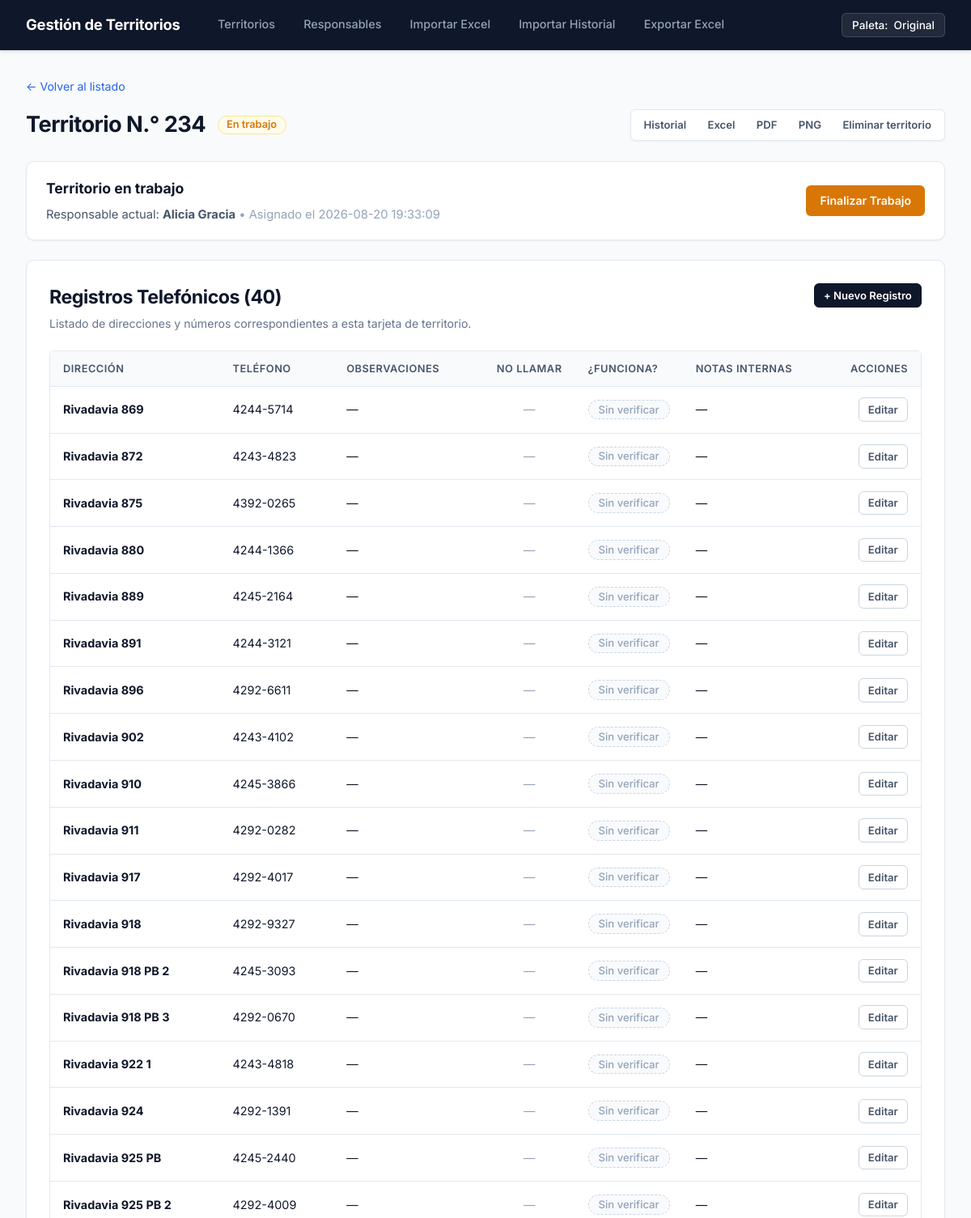
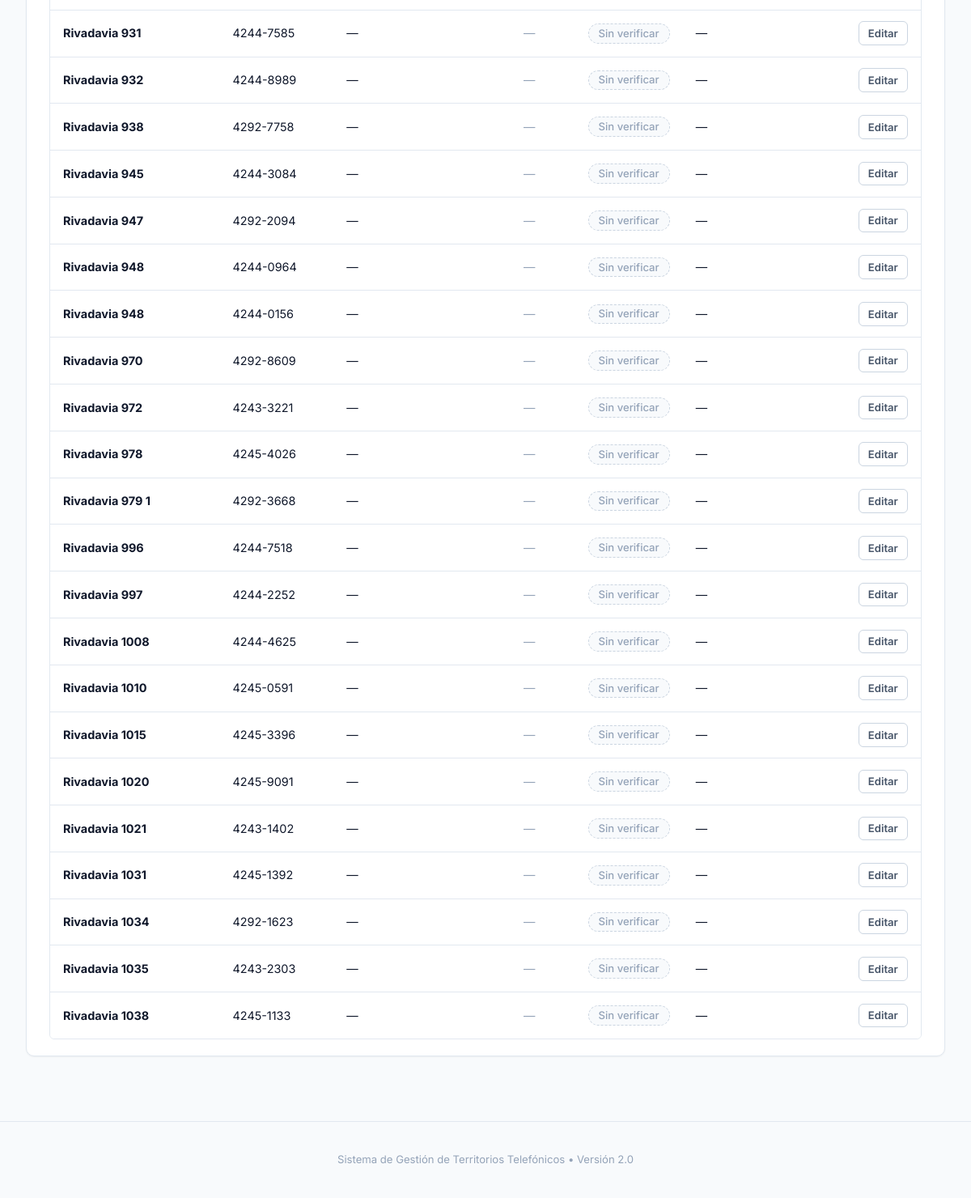
The app's page /territorio/100 with its own data (2 pictures, top to bottom).
### tables this page shows
CREATE TABLE territorios (
    id INTEGER PRIMARY KEY AUTOINCREMENT,
    numero TEXT NOT NULL UNIQUE,
    estado TEXT CHECK(estado IN ('Disponible', 'En trabajo')) DEFAULT 'Disponible'
);

CREATE TABLE responsables (
    id INTEGER PRIMARY KEY AUTOINCREMENT,
    nombre TEXT NOT NULL,
    activo INTEGER DEFAULT 1 -- 1: activo, 0: inactivo
, telefono TEXT DEFAULT NULL, email TEXT DEFAULT NULL, fecha_alta TEXT DEFAULT NULL);

CREATE TABLE asignaciones (
    id INTEGER PRIMARY KEY AUTOINCREMENT,
    territorio_id INTEGER NOT NULL,
    responsable_id INTEGER NOT NULL,
    fecha_asignado TEXT NOT NULL,      -- Formato ISO: YYYY-MM-DD HH:MM:SS
    fecha_finalizacion TEXT DEFAULT NULL,
    detalles TEXT,
    FOREIGN KEY (territorio_id) REFERENCES territorios(id),
    FOREIGN KEY (responsable_id) REFERENCES responsables(id)
);

CREATE TABLE registros (
    id INTEGER PRIMARY KEY AUTOINCREMENT,
    territorio_id INTEGER NOT NULL,
    direccion TEXT,
    telefono TEXT NOT NULL,
    observaciones TEXT,
    no_llamar INTEGER DEFAULT 0,  -- 0: False, 1: True
    funcionan INTEGER DEFAULT NULL, -- NULL: Vacío, 1: Sí, 0: No
    notas_internas TEXT,
    FOREIGN KEY (territorio_id) REFERENCES territorios(id) ON DELETE CASCADE,
    UNIQUE(territorio_id, direccion, telefono) -- Evita duplicados en importaciones
);

### routes/territorios.py (the view)
    @app.route("/territorio/<int:territorio_id>")
    def territorio_detalle(territorio_id):
        conn = get_connection()
        territorio = conn.execute(
            "SELECT * FROM territorios WHERE id = ?", (territorio_id,)
        ).fetchone()
        if territorio is None:
            conn.close()
            abort(404)
        registros = conn.execute(
            "SELECT * FROM registros WHERE territorio_id = ? ORDER BY id",
            (territorio_id,),
        ).fetchall()
        asignacion_activa = conn.execute(
            """
            SELECT a.*, r.nombre AS responsable_nombre
            FROM asignaciones a
            JOIN responsables r ON r.id = a.responsable_id
            WHERE a.territorio_id = ? AND a.fecha_finalizacion IS NULL
            """,
            (territorio_id,),
        ).fetchone()
        responsables = conn.execute(
            "SELECT * FROM responsables WHERE activo = 1 ORDER BY nombre"
        ).fetchall()
        conn.close()
        return render_template(
            "territorio.html",
            territorio=territorio,
            registros=registros,
            asignacion_activa=asignacion_activa,
            responsables=responsables,
        )

### app/db.py (called while the page is built)
def get_connection():
    connection = sqlite3.connect(DATABASE_PATH)
    connection.row_factory = sqlite3.Row
    connection.execute("PRAGMA foreign_keys = ON")
    return connection

### templates/territorio.html (shortened to what this page needs)
{% extends "base.html" %}
{% block content %}
<div class="header-detalle-territorio" data-territorio-numero="{{ territorio.numero }}">
    <div class="breadcrumb">
        <a href="{{ url_for('index') }}" class="btn-link">&larr; Volver al listado</a>
    </div>
    <div class="territorio-hero">
        <div class="hero-left">
            <h2 class="hero-title">Territorio N.° {{ territorio.numero }}</h2>
            <div class="hero-badge">
                <span
                    class="badge {{ 'badge-en-trabajo' if territorio.estado == 'En trabajo' else 'badge-disponible' }}">
                    {{ territorio.estado }}
                </span>
            </div>
        </div>
        <div class="hero-actions">
            <a href="{{ url_for('territorio_historial', territorio_id=territorio.id) }}"
                class="btn btn-outline btn-sm">Historial</a>
            <a href="{{ url_for('exportar_excel', territorio_id=territorio.id) }}"
                class="btn btn-outline btn-sm">Excel</a>
            <a href="{{ url_for('territorio_exportar_pdf', territorio_id=territorio.id) }}"
                class="btn btn-outline btn-sm">PDF</a>
            <a href="{{ url_for('territorio_exportar_png', territorio_id=territorio.id) }}"
                class="btn btn-outline btn-sm">PNG</a>
            <form method="post" action="{{ url_for('territorio_eliminar', territorio_id=territorio.id) }}"
                id="form-eliminar-territorio">
                <button type="button" class="btn btn-danger-subtle btn-sm" id="btn-abrir-eliminar-territorio">Eliminar
                    territorio</button>
            </form>
        </div>
    </div>
</div>
{% if territorio.estado == 'Disponible' %}
<div class="panel-accion">
    <h3>Asignar territorio</h3>
    {% if responsables|length == 0 %}
    <p class="text-muted">No hay responsables activos todavía. Podés agregarlos en la sección de Responsables.</p>
    {% else %}
    <form method="post" action="{{ url_for('territorio_asignar', territorio_id=territorio.id) }}" class="form-asignar">
        <div class="form-inline-group">
            <label for="responsable_id">Responsable:</label>
            <select name="responsable_id" id="responsable_id" class="form-control" required>
                <option value="" disabled selected>Seleccionar responsable...</option>
                {% for r in responsables %}
                <option value="{{ r.id }}">{{ r.nombre }}</option>
                {% endfor %}
            </select>
        </div>
        <div class="form-inline-group flex-grow">
            <input type="text" name="detalles" placeholder="Detalles o comentarios (opcional)" class="form-control">
        </div>
        <button type="submit" class="btn btn-primary">Asignar</button>
    </form>
    {% endif %}
</div>
{% elif territorio.estado == 'En trabajo' %}
<div class="panel-accion panel-en-trabajo">
    <div class="info-asignacion">
        <h3>Territorio en trabajo</h3>
        {% if asignacion_activa %}
        <p>
            Responsable actual: <strong>{{ asignacion_activa.responsable_nombre }}</strong>
            <span class="text-muted">&bull; Asignado el {{ asignacion_activa.fecha_asignado }}</span>
        </p>
        {% endif %}
    </div>
    <form method="post" action="{{ url_for('territorio_finalizar', territorio_id=territorio.id) }}"
        data-submit-action="confirmar-finalizar-territorio">
        <button type="submit" class="btn btn-warning">Finalizar Trabajo</button>
    </form>
</div>
{% endif %}
<section class="main-card" style="margin-top: 1.5rem;">
    <div class="main-card-header">
        <div class="header-titles">
            <h3 class="card-title">Registros Telefónicos ({{ registros|length }})</h3>
            <p class="card-subtitle">Listado de direcciones y números correspondientes a esta tarjeta de territorio.</p>
        </div>
        <div class="header-actions">
            <button type="button" class="btn btn-primary btn-sm" id="btn-abrir-nuevo-reg">
                + Nuevo Registro
            </button>
        </div>
    </div>
    {% if registros|length == 0 %}
    <div class="estado-vacio">
        <p class="vacio-titulo">Este territorio todavía no tiene registros cargados</p>
        <p class="vacio-sub">Podés agregar un registro manualmente o importar desde un archivo Excel.</p>
        <button type="button" class="btn btn-primary btn-sm" id="btn-crear-primer-reg">+ Agregar Primer
            Registro</button>
    </div>
    {% else %}
    <div class="table-responsive">
        <table class="tabla-moderna tabla-registros-view">
            <thead>
                <tr>
                    <th>Dirección</th>
                    <th>Teléfono</th>
                    <th>Observaciones</th>
                    <th style="text-align: center; width: 100px;">No llamar</th>
                    <th style="width: 130px;">¿Funciona?</th>
                    <th>Notas internas</th>
                    <th style="text-align: right; width: 100px;">Acciones</th>
                </tr>
            </thead>
            <tbody>
                {% for reg in registros %}
                <tr id="fila-reg-{{ reg.id }}">
                    <td class="col-direccion">
                        <strong>{{ reg.direccion or "—" }}</strong>
                    </td>
                    <td class="col-telefono">
                        <span class="telefono-badge">{{ reg.telefono }}</span>
                    </td>
                    <td class="col-obs">
                        {{ reg.observaciones or "—" }}
                    </td>
                    <td style="text-align: center;">
                        {% if reg.no_llamar %}
                        <span class="badge badge-no-llamar">No llamar</span>
                        {% else %}
                        <span class="text-muted">—</span>
                        {% endif %}
                    </td>
                    <td>
                        {% if reg.funcionan is none %}
                        <span class="badge badge-libre">Sin verificar</span>
                        {% elif reg.funcionan == 1 %}
                        <span class="badge badge-disponible">Sí</span>
                        {% else %}
                        <span class="badge badge-error">No</span>
                        {% endif %}
                    </td>
                    <td class="col-notas">
                        {{ reg.notas_internas or "—" }}
                    </td>
                    <td style="text-align: right;">
                        <button type="button" class="btn btn-sm btn-outline btn-editar-reg" data-id="{{ reg.id }}"
                            data-direccion="{{ reg.direccion or '' }}" data-telefono="{{ reg.telefono or '' }}"
                            data-observaciones="{{ reg.observaciones or '' }}"
                            data-no-llamar="{{ 1 if reg.no_llamar else 0 }}"
                            data-funcionan="{{ '' if reg.funcionan is none else reg.funcionan }}"
                            data-notas-internas="{{ reg.notas_internas or '' }}">
                            Editar
                        </button>
                    </td>
                </tr>
                {% endfor %}
            </tbody>
        </table>
    </div>
    {% endif %}
</section>
{% endblock %}

### records on screen
territorios: numero "234", estado "En trabajo"
responsables: responsable_nombre "Alicia Gracia"
asignaciones: fecha_asignado "2026-08-20 19:33:09"
registros: direccion "Rivadavia 869", telefono "4244-5714", observaciones "—", notas_internas "—"
registros: direccion "Rivadavia 872", telefono "4243-4823", observaciones "—", notas_internas "—"
registros: direccion "Rivadavia 875", telefono "4392-0265", observaciones "—", notas_internas "—"
registros: direccion "Rivadavia 880", telefono "4244-1366", observaciones "—", notas_internas "—"
registros: direccion "Rivadavia 889", telefono "4245-2164", observaciones "—", notas_internas "—"
registros: direccion "Rivadavia 891", telefono "4244-3121", observaciones "—", notas_internas "—"
registros: direccion "Rivadavia 896", telefono "4292-6611", observaciones "—", notas_internas "—"
registros: direccion "Rivadavia 902", telefono "4243-4102", observaciones "—", notas_internas "—"
registros: direccion "Rivadavia 910", telefono "4245-3866", observaciones "—", notas_internas "—"
registros: direccion "Rivadavia 911", telefono "4292-0282", observaciones "—", notas_internas "—"
registros: direccion "Rivadavia 917", telefono "4292-4017", observaciones "—", notas_internas "—"
registros: direccion "Rivadavia 918", telefono "4292-9327", observaciones "—", notas_internas "—"
registros: direccion "Rivadavia 918 PB 2", telefono "4245-3093", observaciones "—", notas_internas "—"
registros: direccion "Rivadavia 918 PB 3", telefono "4292-0670", observaciones "—", notas_internas "—"
registros: direccion "Rivadavia 922 1", telefono "4243-4818", observaciones "—", notas_internas "—"
registros: direccion "Rivadavia 924", telefono "4292-1391", observaciones "—", notas_internas "—"
registros: direccion "Rivadavia 925 PB", telefono "4245-2440", observaciones "—", notas_internas "—"
registros: direccion "Rivadavia 925 PB 2", telefono "4292-4009", observaciones "—", notas_internas "—"
registros: direccion "Rivadavia 931", telefono "4244-7585", observaciones "—", notas_internas "—"
registros: direccion "Rivadavia 932", telefono "4244-8989", observaciones "—", notas_internas "—"
registros: direccion "Rivadavia 938", telefono "4292-7758", observaciones "—", notas_internas "—"
registros: direccion "Rivadavia 945", telefono "4244-3084", observaciones "—", notas_internas "—"
registros: direccion "Rivadavia 947", telefono "4292-2094", observaciones "—", notas_internas "—"
registros: direccion "Rivadavia 948", telefono "4244-0964", observaciones "—", notas_internas "—"
registros: direccion "Rivadavia 948", telefono "4244-0156", observaciones "—", notas_internas "—"
registros: direccion "Rivadavia 970", telefono "4292-8609", observaciones "—", notas_internas "—"
registros: direccion "Rivadavia 972", telefono "4243-3221", observaciones "—", notas_internas "—"
registros: direccion "Rivadavia 978", telefono "4245-4026", observaciones "—", notas_internas "—"
registros: direccion "Rivadavia 979 1", telefono "4292-3668", observaciones "—", notas_internas "—"
registros: direccion "Rivadavia 996", telefono "4244-7518", observaciones "—", notas_internas "—"
registros: direccion "Rivadavia 997", telefono "4244-2252", observaciones "—", notas_internas "—"
registros: direccion "Rivadavia 1008", telefono "4244-4625", observaciones "—", notas_internas "—"
registros: direccion "Rivadavia 1010", telefono "4245-0591", observaciones "—", notas_internas "—"
registros: direccion "Rivadavia 1015", telefono "4245-3396", observaciones "—", notas_internas "—"
registros: direccion "Rivadavia 1020", telefono "4245-9091", observaciones "—", notas_internas "—"
registros: direccion "Rivadavia 1021", telefono "4243-1402", observaciones "—", notas_internas "—"
registros: direccion "Rivadavia 1031", telefono "4245-1392", observaciones "—", notas_internas "—"
registros: direccion "Rivadavia 1034", telefono "4292-1623", observaciones "—", notas_internas "—"
registros: direccion "Rivadavia 1035", telefono "4243-2303", observaciones "—", notas_internas "—"
registros: direccion "Rivadavia 1038", telefono "4245-1133", observaciones "—", notas_internas "—"

### other values on screen
{{ registros|length }} "40"
